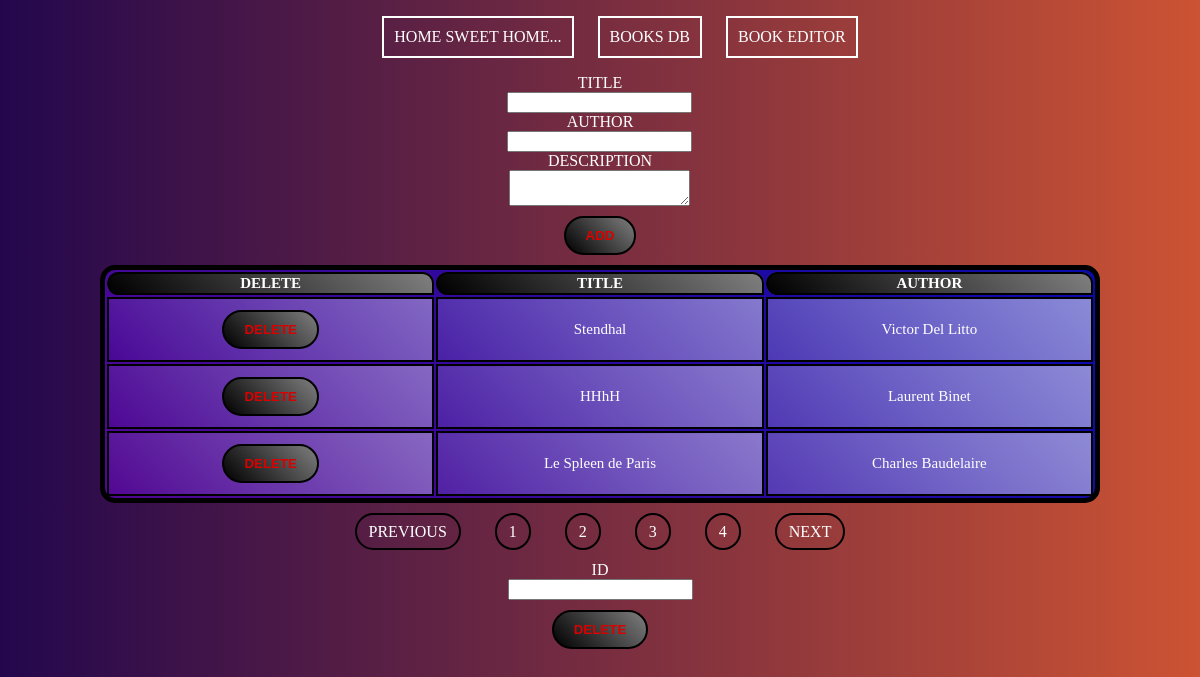
The page /pages/add.php on the database its author committed.
### tables this page shows
CREATE TABLE `books` (
  `booktitle` text DEFAULT NULL,
  `bookauthor` text DEFAULT NULL,
  `bookdescription` text DEFAULT NULL,
  `bookid` int(11) NOT NULL
);

### pages/dbreq2.php (called while the page is built, shortened)
<?php
if(isset($_GET['page']) && !empty($_GET['page'])){
    $currentPage = (int) strip_tags($_GET['page']);
}else{
    $currentPage = 1;
}
require_once('../assets/includes/connect.php');
$sql = 'SELECT COUNT(*) AS nb_books FROM `books`;';
$query = $db->prepare($sql);
$query->execute();
$result = $query->fetch();
$nbBooks = (int) $result['nb_books'];
$parPage = 3;
$pages = ceil($nbBooks / $parPage);
$premier = ($currentPage * $parPage) - $parPage;
$sql = 'SELECT * FROM `books` ORDER BY `bookid` DESC LIMIT :premier, :parpage;';
$query = $db->prepare($sql);
$query->bindValue(':premier', $premier, PDO::PARAM_INT);
$query->bindValue(':parpage', $parPage, PDO::PARAM_INT);
$query->execute();
$books = $query->fetchAll(PDO::FETCH_ASSOC);
?>

### pages/add.php (the view, shortened to what this page needs)
<!DOCTYPE html>
<html lang="fr">
<head>
    <link rel="stylesheet" href="../assets/css/booktools.css">
</head>
<body>
<main class="container">
    <div class="row">
        <section class="col-12">
            <?php include_once '../assets/includes/navbar.php'; ?>
                <form action="add.php" method="post">
                <div class="form-group-title">
                    <label for="booktitle">TITLE</label>
                    <input type="text" name="booktitle" id="booktitle" class="form-control">
                </div>
                <div class="form-group-author">
                    <label for="bookauthor">AUTHOR</label>
                    <input type="text" name="bookauthor" id="bookauthor" class="form-control">
                </div>
                <div class="form-group-description">
                    <label for="bookdescription">DESCRIPTION</label>
                    <textarea name="bookdescription" id="bookdescription" class="form-control"></textarea>
                </div>
                    <button type="submit" name="submit" class="btn-primary">ADD</button>
            </form>
        </section>
    </div>
</main>
<link rel="stylesheet" href="../assets/css/index.css">
    <div class="row">
        <section class="col-12">
            <?php include_once '../assets/includes/navbar.php';
            include 'dbreq2.php';
            ?>
            <table class="table">
                <thead>
                <th>DELETE</th>
                <th>TITLE</th>
                <th>AUTHOR</th>
                </thead>
                <tbody>
                <?php
                foreach($books as $book){
                    ?>
                    <tr>
                        <td>
                            <form action="add.php" method="post">
                                <button type="submit" name="submitid" class="btn-primary">DELETE</button>
                            </form>
                        </td>
                        <td><?= $book['booktitle'] ?></td>
                        <td><?= $book['bookauthor'] ?></td>
                    </tr>
                    <?php
                }
                ?>
                </tbody>
            </table>
            <nav>
                <ul class="pagination">
                    <li class="page-item <?= ($currentPage == 1) ? "disabled" : "" ?>">
                        <a href="add.php?page=<?= $currentPage - 1 ?>" class="page-link">PREVIOUS</a>
                    </li>
                    <?php for($page = 1; $page <= $pages; $page++): ?>
                        <li class="page-item <?= ($currentPage == $page) ? "active" : "" ?>">
                            <a href="add.php?page=<?= $page ?>" class="page-link"><?= $page ?></a>
                        </li>
                    <?php endfor ?>
                    <li class="page-item <?= ($currentPage == $pages) ? "disabled" : "" ?>">
                        <a href="add.php?page=<?= $currentPage + 1 ?>" class="page-link">NEXT</a>
                    </li>
                </ul>
            </nav>
        </section>
    </div>
<form action="add.php" method="post">
    <div class="form-group-id">
        <label for="bookid">ID</label>
        <input type="text" name="bookid" id="bookid" class="form-control">
    </div>
    <button type="submit" name="submitid" class="btn-primary">DELETE</button>
</body>
</html>

### assets/css/booktools.css (style rules this page uses)
html { background: linear-gradient(to right, #23074d, #cc5333); font-family: Bahnschrift; background-attachment: fixed; background-size: cover; bacground-repeat: no-repeat; }
.container { width: 100%; height: 100%; display: flex; justify-content: center; align-items: center; flex-direction: column; }
.form-group-title { width: 100%; height: 100%; display: flex; justify-content: center; align-items: center; flex-direction: column; }
.form-group-author { width: 100%; height: 100%; display: flex; justify-content: center; align-items: center; flex-direction: column; }
.form-group-description { width: 100%; height: 100%; display: flex; justify-content: center; align-items: center; flex-direction: column; }
button { font-weight: bold; color: #da0000; background-image: linear-gradient(45deg, #000000, #7e7e7e); border: 2px solid #000000; padding: 10px 20px; margin: 10px auto; display: flex; justify-content: center; align-items: center; border-radius: 20px; }
.form-group-id { width: 100%; height: 100%; display: flex; justify-content: center; align-items: center; flex-direction: column; }

### assets/css/index.css (style rules this page uses)
html { height: 100%; width: 100%; background: linear-gradient(to right, #23074d, #cc5333); background-size: cover; background-repeat: no-repeat; background-attachment: fixed; }
body { font-family: 'Bahnschrift'; font-size: 16px; color: #ffffff; margin: 0; padding: 0; }
table { border: 5px solid #000000; table-layout: fixed; margin: 0 auto; width: 100%; max-width: 1000px; border-collapse: separate !important; border-radius: 15px; background-image: linear-gradient(45deg, #530793, #090aab); }
td, th { font-family: Bahnschrift; font-size: 15px; text-align: center; border: 2px solid #000000; width: 50%; border-collapse: separate !important; border-radius: 0px 0px 0px 0px; background-image: linear-gradient(45deg, rgba(255, 255, 255, 0), rgba(255, 255, 255, 0.31)); }
tr, th, tablebar { text-align: center; border: 2px solid #000000; width: 50%; border-collapse: separate !important; border-radius: 100px 100px 0px 100px; background-image: linear-gradient(45deg, #000000, #7e7e7e); }
tr, #col1 { text-align: center; border: 2px solid #000000; width: 50%; border-collapse: separate !important; border-radius: 20px 0px 0px 20px; background-image: linear-gradient(45deg, rgba(255, 255, 255, 0), rgba(255, 255, 255, 0.31)); }
tr, #col4 { text-align: left; border: 2px solid #000000; width: 50%; border-collapse: separate !important; border-radius: 0px 15px 15px 0px; background-image: linear-gradient(45deg, rgba(255, 255, 255, 0), rgba(255, 255, 255, 0.31)); }
a.page-link { padding: 0.5rem 0.75rem; margin: 10px 10px; border: 2px solid #000000; text-decoration: none; color: white; border-radius: 20px; }
.pagination, page-link { display: block; margin: 0 auto; padding: 0; text-align: center; }
ul li { font-family: Bahnschrift; display: inline-block; margin: 20px 5px; color: red; }

### rows shown on the page
books: booktitle "Stendhal", bookauthor "Victor Del Litto"
books: booktitle "HHhH", bookauthor "Laurent Binet"
books: booktitle "Le Spleen de Paris", bookauthor "Charles Baudelaire"
